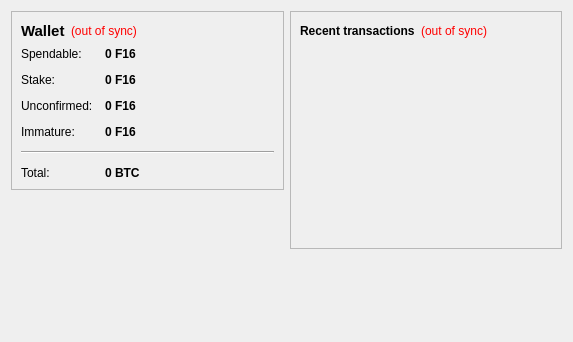
<?xml version="1.0" encoding="UTF-8"?>
<ui version="4.0">
 <class>OverviewPage</class>
 <widget class="QWidget" name="OverviewPage">
  <property name="geometry">
   <rect>
    <x>0</x>
    <y>0</y>
    <width>573</width>
    <height>342</height>
   </rect>
  </property>
  <property name="windowTitle">
   <string>Form</string>
  </property>
  <layout class="QHBoxLayout" name="horizontalLayout" stretch="1,1">
   <item>
    <layout class="QVBoxLayout" name="verticalLayout_2">
     <item>
      <widget class="QFrame" name="frame">
       <property name="frameShape">
        <enum>QFrame::StyledPanel</enum>
       </property>
       <property name="frameShadow">
        <enum>QFrame::Raised</enum>
       </property>
       <layout class="QVBoxLayout" name="verticalLayout_4">
        <item>
         <layout class="QHBoxLayout" name="horizontalLayout_4">
          <item>
           <widget class="QLabel" name="label_5">
            <property name="font">
             <font>
              <pointsize>11</pointsize>
              <weight>75</weight>
              <bold>true</bold>
             </font>
            </property>
            <property name="text">
             <string>Wallet</string>
            </property>
           </widget>
          </item>
          <item>
           <widget class="QLabel" name="labelWalletStatus">
            <property name="toolTip">
             <string>The displayed information may be out of date. Your wallet automatically synchronizes with the F16Coin network after a connection is established, but this process has not completed yet.</string>
            </property>
            <property name="styleSheet">
             <string notr="true">QLabel { color: red; }</string>
            </property>
            <property name="text">
             <string notr="true">(out of sync)</string>
            </property>
            <property name="alignment">
             <set>Qt::AlignLeading|Qt::AlignLeft|Qt::AlignVCenter</set>
            </property>
           </widget>
          </item>
          <item>
           <spacer name="horizontalSpacer_2">
            <property name="orientation">
             <enum>Qt::Horizontal</enum>
            </property>
            <property name="sizeHint" stdset="0">
             <size>
              <width>40</width>
              <height>20</height>
             </size>
            </property>
           </spacer>
          </item>
         </layout>
        </item>
        <item>
         <layout class="QFormLayout" name="formLayout_2">
          <property name="fieldGrowthPolicy">
           <enum>QFormLayout::AllNonFixedFieldsGrow</enum>
          </property>
          <property name="horizontalSpacing">
           <number>12</number>
          </property>
          <property name="verticalSpacing">
           <number>12</number>
          </property>
          <item row="0" column="0">
           <widget class="QLabel" name="label">
            <property name="text">
             <string>Spendable:</string>
            </property>
           </widget>
          </item>
          <item row="0" column="1">
           <widget class="QLabel" name="labelBalance">
            <property name="font">
             <font>
              <weight>75</weight>
              <bold>true</bold>
             </font>
            </property>
            <property name="cursor">
             <cursorShape>IBeamCursor</cursorShape>
            </property>
            <property name="toolTip">
             <string>Your current spendable balance</string>
            </property>
            <property name="text">
             <string notr="true">0 F16</string>
            </property>
            <property name="textInteractionFlags">
             <set>Qt::LinksAccessibleByMouse|Qt::TextSelectableByKeyboard|Qt::TextSelectableByMouse</set>
            </property>
           </widget>
          </item>
          <item row="1" column="0">
           <widget class="QLabel" name="label_6">
            <property name="text">
             <string>Stake:</string>
            </property>
           </widget>
          </item>
          <item row="1" column="1">
           <widget class="QLabel" name="labelStake">
            <property name="font">
             <font>
              <weight>75</weight>
              <bold>true</bold>
             </font>
            </property>
            <property name="cursor">
             <cursorShape>IBeamCursor</cursorShape>
            </property>
            <property name="toolTip">
             <string>Total of coins that was staked, and do not yet count toward the current balance</string>
            </property>
            <property name="text">
             <string notr="true">0 F16</string>
            </property>
            <property name="textInteractionFlags">
             <set>Qt::LinksAccessibleByMouse|Qt::TextSelectableByKeyboard|Qt::TextSelectableByMouse</set>
            </property>
           </widget>
          </item>
          <item row="2" column="0">
           <widget class="QLabel" name="label_3">
            <property name="text">
             <string>Unconfirmed:</string>
            </property>
           </widget>
          </item>
          <item row="2" column="1">
           <widget class="QLabel" name="labelUnconfirmed">
            <property name="font">
             <font>
              <weight>75</weight>
              <bold>true</bold>
             </font>
            </property>
            <property name="cursor">
             <cursorShape>IBeamCursor</cursorShape>
            </property>
            <property name="toolTip">
             <string>Total of transactions that have yet to be confirmed, and do not yet count toward the current balance</string>
            </property>
            <property name="text">
             <string notr="true">0 F16</string>
            </property>
            <property name="textInteractionFlags">
             <set>Qt::LinksAccessibleByMouse|Qt::TextSelectableByKeyboard|Qt::TextSelectableByMouse</set>
            </property>
           </widget>
          </item>
          <item row="3" column="0">
           <widget class="QLabel" name="labelImmatureText">
            <property name="text">
             <string>Immature:</string>
            </property>
           </widget>
          </item>
          <item row="3" column="1">
           <widget class="QLabel" name="labelImmature">
            <property name="font">
             <font>
              <weight>75</weight>
              <bold>true</bold>
             </font>
            </property>
            <property name="toolTip">
             <string>Mined balance that has not yet matured</string>
            </property>
            <property name="text">
             <string notr="true">0 F16</string>
            </property>
            <property name="textInteractionFlags">
             <set>Qt::LinksAccessibleByMouse|Qt::TextSelectableByKeyboard|Qt::TextSelectableByMouse</set>
            </property>
           </widget>
          </item>
          <item row="4" column="0" colspan="2">
           <widget class="Line" name="line">
            <property name="orientation">
             <enum>Qt::Horizontal</enum>
            </property>
           </widget>
          </item>
          <item row="5" column="0">
           <widget class="QLabel" name="labelTotalText">
            <property name="text">
             <string>Total:</string>
            </property>
           </widget>
          </item>
          <item row="5" column="1">
           <widget class="QLabel" name="labelTotal">
            <property name="font">
             <font>
              <weight>75</weight>
              <bold>true</bold>
             </font>
            </property>
            <property name="cursor">
             <cursorShape>IBeamCursor</cursorShape>
            </property>
            <property name="toolTip">
             <string>Your current total balance</string>
            </property>
            <property name="text">
             <string notr="true">0 BTC</string>
            </property>
            <property name="textInteractionFlags">
             <set>Qt::LinksAccessibleByMouse|Qt::TextSelectableByKeyboard|Qt::TextSelectableByMouse</set>
            </property>
           </widget>
          </item>
         </layout>
        </item>
       </layout>
      </widget>
     </item>
     <item>
      <spacer name="verticalSpacer">
       <property name="orientation">
        <enum>Qt::Vertical</enum>
       </property>
       <property name="sizeHint" stdset="0">
        <size>
         <width>20</width>
         <height>40</height>
        </size>
       </property>
      </spacer>
     </item>
    </layout>
   </item>
   <item>
    <layout class="QVBoxLayout" name="verticalLayout_3">
     <item>
      <widget class="QFrame" name="frame_2">
       <property name="frameShape">
        <enum>QFrame::StyledPanel</enum>
       </property>
       <property name="frameShadow">
        <enum>QFrame::Raised</enum>
       </property>
       <layout class="QVBoxLayout" name="verticalLayout">
        <item>
         <layout class="QHBoxLayout" name="horizontalLayout_2">
          <item>
           <widget class="QLabel" name="label_4">
            <property name="text">
             <string>&lt;b&gt;Recent transactions&lt;/b&gt;</string>
            </property>
           </widget>
          </item>
          <item>
           <widget class="QLabel" name="labelTransactionsStatus">
            <property name="toolTip">
             <string>The displayed information may be out of date. Your wallet automatically synchronizes with the F16Coin network after a connection is established, but this process has not completed yet.</string>
            </property>
            <property name="styleSheet">
             <string notr="true">QLabel { color: red; }</string>
            </property>
            <property name="text">
             <string notr="true">(out of sync)</string>
            </property>
            <property name="alignment">
             <set>Qt::AlignRight|Qt::AlignTrailing|Qt::AlignVCenter</set>
            </property>
           </widget>
          </item>
          <item>
           <spacer name="horizontalSpacer">
            <property name="orientation">
             <enum>Qt::Horizontal</enum>
            </property>
            <property name="sizeHint" stdset="0">
             <size>
              <width>40</width>
              <height>20</height>
             </size>
            </property>
           </spacer>
          </item>
         </layout>
        </item>
        <item>
         <widget class="QListView" name="listTransactions">
          <property name="styleSheet">
           <string notr="true">QListView { background: transparent; }</string>
          </property>
          <property name="frameShape">
           <enum>QFrame::NoFrame</enum>
          </property>
          <property name="verticalScrollBarPolicy">
           <enum>Qt::ScrollBarAlwaysOff</enum>
          </property>
          <property name="horizontalScrollBarPolicy">
           <enum>Qt::ScrollBarAlwaysOff</enum>
          </property>
          <property name="selectionMode">
           <enum>QAbstractItemView::NoSelection</enum>
          </property>
         </widget>
        </item>
       </layout>
      </widget>
     </item>
     <item>
      <spacer name="verticalSpacer_2">
       <property name="orientation">
        <enum>Qt::Vertical</enum>
       </property>
       <property name="sizeHint" stdset="0">
        <size>
         <width>20</width>
         <height>40</height>
        </size>
       </property>
      </spacer>
     </item>
    </layout>
   </item>
  </layout>
 </widget>
 <resources/>
 <connections/>
</ui>
